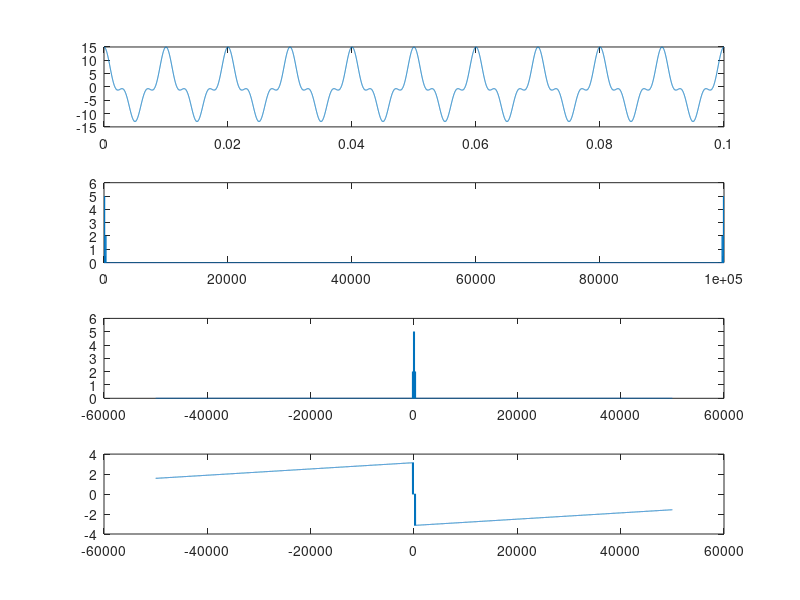

This figure's MATLAB source:
clear all;
clc;
close all;

fa = 100e3;
f1 = 100;

t = [0:1/fa:100*(1/1e3)]
f = [-fa/2:10:fa/2];
f_aux = [0:10:fa];

x_t = 10*cos(2*pi*t*f1) + cos(2*pi*t*2*f1) + 4*cos(2*pi*t*3*f1);
X_f = fft(x_t)/length(x_t);
X_f_shift = fftshift(X_f);

figure(1)
subplot(411)
plot(t, x_t)
subplot(412)
plot(f_aux, abs(X_f))
subplot(413)
plot(f, abs(X_f_shift))
subplot(414)
plot(f, angle(X_f_shift)) %% n?o funcionou
